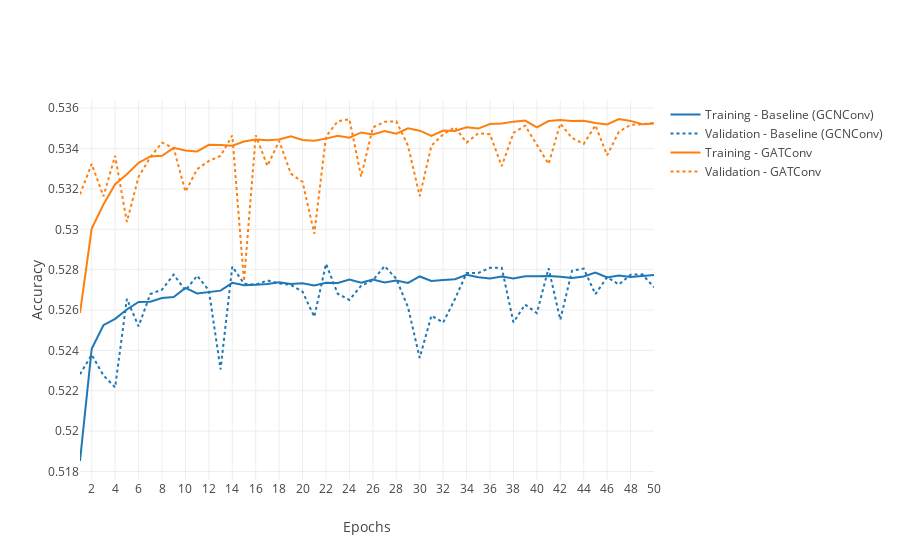

Here is the notebook cell this chart was saved with:
### Markdown cell above
### Single team perspective - Convolutional layers

### Code cell
data_1_0 = pd.read_csv('../images/model_1_0_accuracy.csv')
data_1_1 = pd.read_csv('../images/model_1_1_accuracy.csv')

epochs = data_1_0['epoch']
training_accuracy_1_0 = data_1_0['training_accuracy']
validation_accuracy_1_0 = data_1_0['validation_accuracy']

training_accuracy_1_1 = data_1_1['training_accuracy']
validation_accuracy_1_1 = data_1_1['validation_accuracy']

fig = go.Figure()
fig.add_trace(go.Scatter(
    x=epochs,
    y=training_accuracy_1_0,
    mode='lines',
    name='Training - Baseline (GCNConv)',
    line=dict(color='#1F77B4')))
fig.add_trace(go.Scatter(
    x=epochs,
    y=validation_accuracy_1_0,
    mode='lines',
    name='Validation - Baseline (GCNConv)',
    line=dict(color='#1F77B4', dash='dot')))
fig.add_trace(go.Scatter(
    x=epochs,
    y=training_accuracy_1_1,
    mode='lines',
    name='Training - GATConv',
    line=dict(color='#FF7F0E')))
fig.add_trace(go.Scatter(
    x=epochs,
    y=validation_accuracy_1_1,
    mode='lines',
    name='Validation - GATConv',
    line=dict(color='#FF7F0E', dash='dot')))
fig.update_layout(
    template='none',
    xaxis_title='Epochs',
    yaxis_title="Accuracy")
fig.update_xaxes(tick0=0, dtick=2)
# fig.update_yaxes(range=[0.5,1])
fig.show()
fig.write_image(f'../images/model_1_0_vs_1_1_training_validation_accuracy.png', scale=5)
# pd.DataFrame({'epoch': epochs, 'training_accuracy':training_accuracy, 'validation_accuracy':validation_accuracy}).to_csv('../images/model_1_0_accuracy_v2.csv', index=False)

### Figure 1 — Plotly figure (JSON) as saved in the notebook; plotly's stock layout.template omitted (floating-point values rounded to 4 significant figures)
{"data": [{"line": {"color": "#1F77B4"}, "mode": "lines", "name": "Training - Baseline (GCNConv)", "type": "scatter", "x": [1, 2, 3, 4, 5, 6, 7, 8, 9, 10, 11, 12, 13, 14, 15, 16, 17, 18, 19, 20, 21, 22, 23, 24, 25, 26, 27, 28, 29, 30, 31, 32, 33, 34, 35, 36, 37, 38, 39, 40, 41, 42, 43, 44, 45, 46, 47, 48, 49, 50], "y": [0.5185, 0.5241, 0.5252, 0.5256, 0.526, 0.5264, 0.5264, 0.5266, 0.5266, 0.5271, 0.5268, 0.5269, 0.527, 0.5273, 0.5272, 0.5273, 0.5273, 0.5274, 0.5273, 0.5273, 0.5272, 0.5274, 0.5273, 0.5275, 0.5274, 0.5275, 0.5274, 0.5275, 0.5273, 0.5277, 0.5274, 0.5275, 0.5275, 0.5277, 0.5276, 0.5276, 0.5277, 0.5276, 0.5277, 0.5277, 0.5277, 0.5276, 0.5276, 0.5277, 0.5279, 0.5276, 0.5277, 0.5276, 0.5277, 0.5277]}, {"line": {"color": "#1F77B4", "dash": "dot"}, "mode": "lines", "name": "Validation - Baseline (GCNConv)", "type": "scatter", "x": [1, 2, 3, 4, 5, 6, 7, 8, 9, 10, 11, 12, 13, 14, 15, 16, 17, 18, 19, 20, 21, 22, 23, 24, 25, 26, 27, 28, 29, 30, 31, 32, 33, 34, 35, 36, 37, 38, 39, 40, 41, 42, 43, 44, 45, 46, 47, 48, 49, 50], "y": [0.5228, 0.5238, 0.5228, 0.5222, 0.5266, 0.5252, 0.5268, 0.527, 0.5278, 0.527, 0.5277, 0.527, 0.5231, 0.5282, 0.5273, 0.5273, 0.5275, 0.5273, 0.5272, 0.5269, 0.5257, 0.5283, 0.5268, 0.5265, 0.5272, 0.5275, 0.5282, 0.5275, 0.5261, 0.5236, 0.5257, 0.5254, 0.5265, 0.5278, 0.5278, 0.5281, 0.5281, 0.5254, 0.5263, 0.5258, 0.5281, 0.5255, 0.5279, 0.5281, 0.5268, 0.5276, 0.5273, 0.5277, 0.5278, 0.5271]}, {"line": {"color": "#FF7F0E"}, "mode": "lines", "name": "Training - GATConv", "type": "scatter", "x": [1, 2, 3, 4, 5, 6, 7, 8, 9, 10, 11, 12, 13, 14, 15, 16, 17, 18, 19, 20, 21, 22, 23, 24, 25, 26, 27, 28, 29, 30, 31, 32, 33, 34, 35, 36, 37, 38, 39, 40, 41, 42, 43, 44, 45, 46, 47, 48, 49, 50], "y": [0.5259, 0.53, 0.5312, 0.5322, 0.5327, 0.5333, 0.5336, 0.5336, 0.534, 0.5339, 0.5339, 0.5342, 0.5342, 0.5341, 0.5344, 0.5344, 0.5344, 0.5345, 0.5346, 0.5344, 0.5344, 0.5345, 0.5346, 0.5345, 0.5348, 0.5347, 0.5349, 0.5347, 0.535, 0.5349, 0.5346, 0.5349, 0.5349, 0.5351, 0.535, 0.5352, 0.5352, 0.5353, 0.5354, 0.535, 0.5354, 0.5354, 0.5354, 0.5354, 0.5353, 0.5352, 0.5355, 0.5354, 0.5352, 0.5352]}, {"line": {"color": "#FF7F0E", "dash": "dot"}, "mode": "lines", "name": "Validation - GATConv", "type": "scatter", "x": [1, 2, 3, 4, 5, 6, 7, 8, 9, 10, 11, 12, 13, 14, 15, 16, 17, 18, 19, 20, 21, 22, 23, 24, 25, 26, 27, 28, 29, 30, 31, 32, 33, 34, 35, 36, 37, 38, 39, 40, 41, 42, 43, 44, 45, 46, 47, 48, 49, 50], "y": [0.5317, 0.5332, 0.5316, 0.5336, 0.5304, 0.5326, 0.5336, 0.5343, 0.534, 0.5319, 0.533, 0.5334, 0.5336, 0.5346, 0.5274, 0.5347, 0.5331, 0.5344, 0.5328, 0.5323, 0.5298, 0.5346, 0.5354, 0.5355, 0.5326, 0.535, 0.5353, 0.5354, 0.5341, 0.5316, 0.5341, 0.5347, 0.5351, 0.5343, 0.5348, 0.5347, 0.5331, 0.5348, 0.5351, 0.5342, 0.5332, 0.5352, 0.5345, 0.5342, 0.5351, 0.5337, 0.5348, 0.5352, 0.5352, 0.5353]}], "layout": {"xaxis": {"dtick": 2, "tick0": 0, "title": {"text": "Epochs"}}, "yaxis": {"title": {"text": "Accuracy"}}}}
